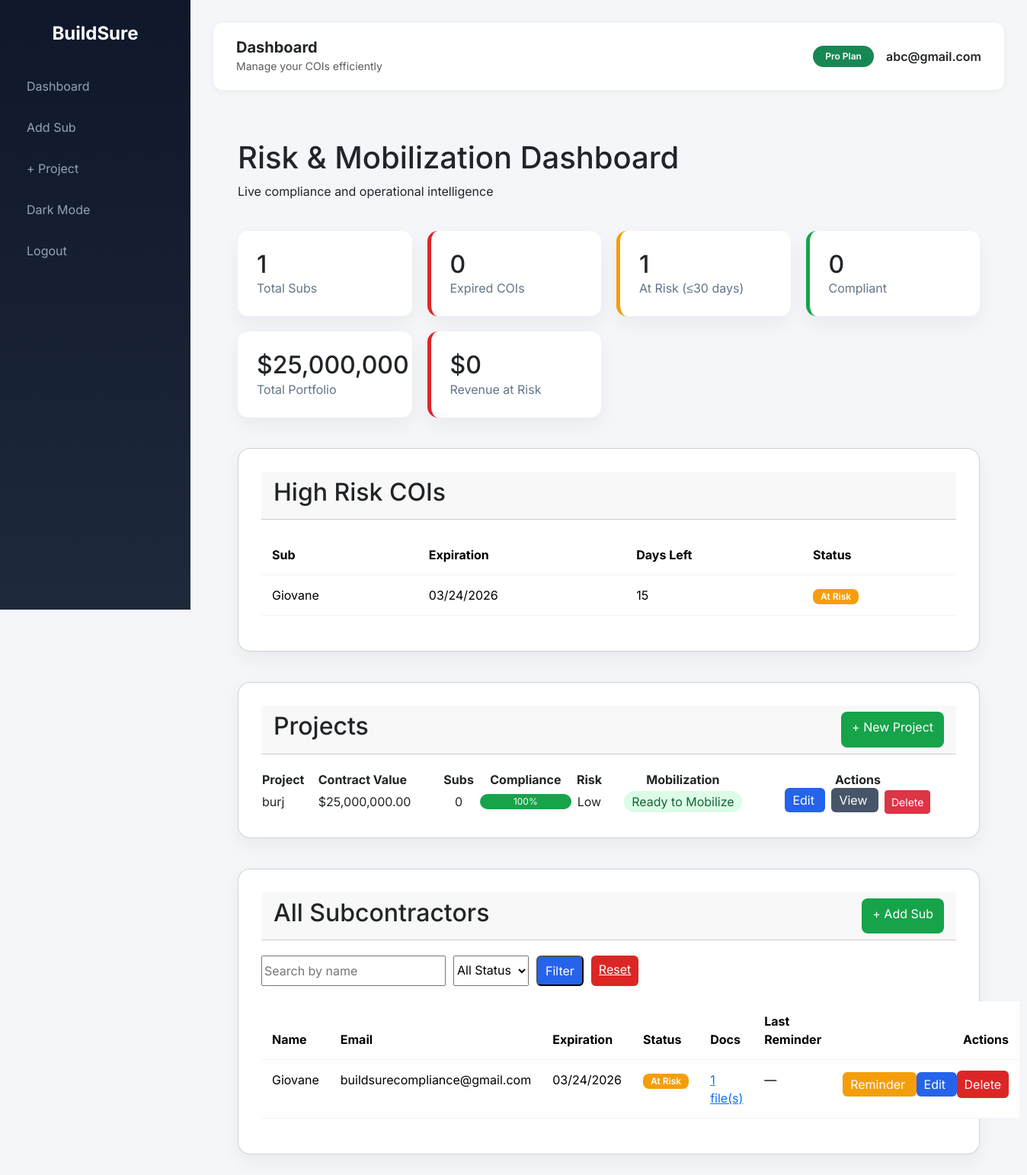
The page /dashboard (signed in) on the database its author committed.
### main.py (models this page shows, shortened)
class User(UserMixin, db.Model):
    __tablename__ = "user"
    id = db.Column(db.Integer, primary_key=True)
    email = db.Column(
        db.String(120),
        unique=True,
        index=True,
        nullable=False
    )
    password_hash = db.Column(db.String(200), nullable=False)
    paid = db.Column(db.Boolean, default=False)
    timezone = db.Column(db.String(50), default="US/Eastern")
    created_at = db.Column(
        db.DateTime,
        default=datetime.utcnow
    )
    projects = db.relationship(
        "Project",
        backref="owner",
        lazy=True,
        cascade="all, delete-orphan"
    )
    subs = db.relationship(
        "Subcontractor",
        backref="owner",
        lazy=True,
        cascade="all, delete-orphan"
    )

class Subcontractor(db.Model):
    __tablename__ = "subcontractor"
    id = db.Column(db.Integer, primary_key=True)
    user_id = db.Column(
        db.Integer,
        db.ForeignKey("user.id"),
        nullable=False,
        index=True
    )
    name = db.Column(
        db.String(150),
        nullable=False
    )
    email = db.Column(
        db.String(150),
        index=True
    )
    phone = db.Column(db.String(30))
    role = db.Column(db.String(100))
    timezone = db.Column(
        db.String(50),
        default="US/Eastern"
    )
    coi_expiration = db.Column(
        db.Date,
        index=True
    )
    last_reminder_sent = db.Column(db.DateTime)
    created_at = db.Column(
        db.DateTime,
        default=datetime.utcnow
    )
    documents = db.relationship(
        "Document",
        backref="sub",
        lazy="selectin",
        cascade="all, delete-orphan"
    )
    @property
    def days_left(self):
        if not self.coi_expiration:
            return None
        today = date.today()
        return (self.coi_expiration - today).days
    @property
    def computed_status(self):
        days = self.days_left
        if days is None:
            return "compliant"
        if days < 0:
            return "expired"
        if days <= 30:
            return "at_risk"
        return "compliant"

class Project(db.Model):
    __tablename__ = "project"
    id = db.Column(db.Integer, primary_key=True)
    name = db.Column(
        db.String(200),
        nullable=False
    )
    contract_value = db.Column(
        db.Float,
        default=0
    )
    user_id = db.Column(
        db.Integer,
        db.ForeignKey("user.id"),
        nullable=False,
        index=True
    )
    subs = db.relationship(
        "ProjectSubcontractor",
        backref="project",
        lazy="selectin"
    )
    documents = db.relationship(
        "Document",
        backref="project",
        lazy="selectin",
        cascade="all, delete-orphan"
    )
    @property
    def compliance_score(self):
        if not self.subs:
            return 100
    @property
    def risk_level(self):
        score = self.compliance_score
        if score == 100:
            return "Low"
        if score >= 70:
            return "Medium"
        return "High"
    @property
    def mobilization_status(self):
        statuses = []
        for ps in self.subs:
            sub = ps.subcontractor
            if not sub:
                continue
            statuses.append(sub.computed_status)
        if "expired" in statuses:
            return "Blocked"
        if "at_risk" in statuses:
            return "Pending Compliance"
        return "Ready to Mobilize"

### main.py (the view)
@app.route("/dashboard")
@login_required
def dashboard():
    status_filter = request.args.get("status")
    search = request.args.get("search", "").strip()
    query = Subcontractor.query.filter_by(
        user_id=current_user.id
    )
    if search:
        query = query.filter(
            Subcontractor.name.ilike(f"%{search}%")
        )
    subs = query.all()
    expired_count = 0
    at_risk_count = 0
    compliant_count = 0
    for sub in subs:
        status = sub.computed_status
        if status == "expired":
            expired_count += 1
        elif status == "at_risk":
            at_risk_count += 1
        else:
            compliant_count += 1
    if status_filter:
        subs = [
            s for s in subs
            if s.computed_status == status_filter
        ]
    def risk_priority(sub):
        status = sub.computed_status
        days_left = sub.days_left
        if status == "expired":
            return (-2, 0)
        if status == "at_risk":
            return (-1, days_left or 0)
        return (0, 999)
    top_risk = sorted(subs, key=risk_priority)
    projects = Project.query.filter_by(
        user_id=current_user.id
    ).all()
    total_portfolio = 0
    revenue_at_risk = 0
    for project in projects:
        contract_value = project.contract_value or 0
        total_portfolio += contract_value
        if project.mobilization_status != "Ready to Mobilize":
            revenue_at_risk += contract_value
    return render_template(
        "dashboard.html",
        subs=subs,
        top_risk=top_risk,
        projects=projects,
        expired_count=expired_count,
        at_risk_count=at_risk_count,
        compliant_count=compliant_count,
        total_portfolio=total_portfolio,
        revenue_at_risk=revenue_at_risk
    )

### main.py (called while the page is built)
@login_manager.user_loader
def load_user(user_id):
    if not user_id:
        return None
    try:
        return db.session.get(User, int(user_id))
    except (ValueError, TypeError):
        return None

### templates/dashboard.html (shortened to what this page needs)
{% extends "base.html" %}
{% block content %}
<div class="container">
<div class="top-bar">
<div>
<h1>Risk & Mobilization Dashboard</h1>
<p>Live compliance and operational intelligence</p>
</div>
</div>
<div class="kpi-grid">
<div class="kpi-card">
<h3>{{ subs|length }}</h3>
<span>Total Subs</span>
</div>
<div class="kpi-card danger">
<h3>{{ expired_count }}</h3>
<span>Expired COIs</span>
</div>
<div class="kpi-card warning">
<h3>{{ at_risk_count }}</h3>
<span>At Risk (≤30 days)</span>
</div>
<div class="kpi-card success">
<h3>{{ compliant_count }}</h3>
<span>Compliant</span>
</div>
<div class="kpi-card">
<h3>${{ "{:,.0f}".format(total_portfolio or 0) }}</h3>
<span>Total Portfolio</span>
</div>
<div class="kpi-card danger">
<h3>${{ "{:,.0f}".format(revenue_at_risk or 0) }}</h3>
<span>Revenue at Risk</span>
</div>
</div>
<div class="card">
<div class="card-header">
<h2>High Risk COIs</h2>
</div>
<table class="table">
<thead>
<tr>
<th>Sub</th>
<th>Expiration</th>
<th>Days Left</th>
<th>Status</th>
</tr>
</thead>
<tbody>
{% for sub in subs if sub.computed_status != "compliant" %}
<tr class="
{% if sub.computed_status == 'expired' %}row-danger
{% elif sub.computed_status == 'at_risk' %}row-warning
{% endif %}
">
<td>{{ sub.name }}</td>
<td>
{{ sub.coi_expiration.strftime("%m/%d/%Y") if sub.coi_expiration else "—" }}
</td>
<td>
{{ sub.days_left if sub.days_left is not none else "—" }}
</td>
<td>
{% if sub.computed_status == "expired" %} <span class="badge badge-danger">Expired</span>
{% elif sub.computed_status == "at_risk" %} <span class="badge badge-warning">At Risk</span>
{% endif %}
</td>
</tr>
{% endfor %}
</tbody>
</table>
</div>
<div class="card">
<div class="card-header">
<h2>Projects</h2>
<a href="{{ url_for('add_project') }}" class="btn-add">
+ New Project
</a>
</div>
<table class="styled-table">
<thead>
<tr>
<th>Project</th>
<th class="text-right">Contract Value</th>
<th class="text-center">Subs</th>
<th class="text-center">Compliance</th>
<th class="text-center">Risk</th>
<th class="text-center">Mobilization</th>
<th class="text-center">Actions</th>
</tr>
</thead>
<tbody>
{% for project in projects %}
<tr>
<td>{{ project.name }}</td>
<td class="text-right">
${{ "{:,.2f}".format(project.contract_value or 0) }}
</td>
<td class="text-center">
{{ project.subs|length }}
</td>
<td class="text-center">
<div class="progress">
<div class="progress-bar"
style="width:{{ project.compliance_score }}%">
{{ project.compliance_score }}%
</div>
</div>
</td>
<td class="text-center">
{% if project.risk_level == "Low" %}
<span class="risk-low">Low</span>
{% elif project.risk_level == "Medium" %}
<span class="risk-medium">Medium</span>
{% else %}
<span class="risk-high">High</span>
{% endif %}
</td>
<td class="text-center">
<span class="status-badge
{% if project.mobilization_status == 'Ready to Mobilize' %}
status-ready
{% elif project.mobilization_status == 'Pending Compliance' %}
status-pending
{% else %}
status-blocked
{% endif %}
">
{{ project.mobilization_status }}
</span>
</td>
<td class="actions-cell">
<a href="{{ url_for('edit_project', project_id=project.id) }}" class="btn-edit">
Edit
</a>
<a href="{{ url_for('view_project', project_id=project.id) }}" class="btn-view">
View
</a>
<form action="{{ url_for('delete_project', id=project.id) }}"
method="POST"
style="display:inline;">
<button class="btn btn-sm btn-danger"
onclick="return confirm('Delete this project?')">
Delete
</button>
</form>
</td>
</tr>
{% endfor %}
</tbody>
</table>
</div>
<div class="card">
<div class="card-header">
<h2>All Subcontractors</h2>
<a href="{{ url_for('add_sub') }}" class="btn-add">
+ Add Sub
</a>
</div>
<form method="GET" style="margin-bottom:20px; display:flex; gap:10px;">
<input type="text"
name="search"
placeholder="Search by name"
value="{{ request.args.get('search','') }}">
<select name="status">
<option value="">All Status</option>
</select>
<button type="submit" class="btn-edit">
Filter
</button>
<a href="{{ url_for('dashboard') }}" class="btn-delete">
Reset
</a>
</form>
<table class="table">
<thead>
<tr>
<th>Name</th>
<th>Email</th>
<th>Expiration</th>
<th>Status</th>
<th>Docs</th>
<th>Last Reminder</th>
<th style="text-align:right;">Actions</th>
</tr>
</thead>
<tbody>
{% for sub in subs %}
<tr class="
{% if sub.computed_status == 'expired' %}row-danger
{% elif sub.computed_status == 'at_risk' %}row-warning
{% endif %}
">
<td>{{ sub.name }}</td>
<td>{{ sub.email }}</td>
<td>
{{ sub.coi_expiration.strftime("%m/%d/%Y") if sub.coi_expiration else "—" }}
</td>
<td>
{% if sub.computed_status == "expired" %} <span class="badge badge-danger">Expired</span>
{% elif sub.computed_status == "at_risk" %} <span class="badge badge-warning">At Risk</span>
{% else %} <span class="badge badge-success">Compliant</span>
{% endif %}
</td>
<td>
{% if sub.documents %} <a href="{{ url_for('view_sub_documents', sub_id=sub.id) }}">
{{ sub.documents|length }} file(s) </a>
{% else %}
—
{% endif %}
</td>
<td>
{{ sub.last_reminder_sent.strftime("%m/%d/%Y %H:%M") if sub.last_reminder_sent else "—" }}
</td>
<td style="text-align:right; white-space:nowrap;">
<a href="{{ url_for('send_reminder', sub_id=sub.id) }}"
class="btn-warning">
Reminder </a>
<a href="{{ url_for('edit_sub', id=sub.id) }}"
class="btn-edit">
Edit </a>
<form method="POST"
action="{{ url_for('delete_sub', id=sub.id) }}"
style="display:inline;"
onsubmit="return confirm('Delete this subcontractor?');">
<button type="submit" class="btn-delete">
Delete
</button>
</form>
</td>
</tr>
{% endfor %}
</tbody>
</table>
</div>
</div>
{% endblock %}

### templates/base.html (shortened to what this page needs)
<!DOCTYPE html>
<html lang="en">
<head>
<link href="https://cdn.jsdelivr.net/npm/bootstrap@5.3.2/dist/css/bootstrap.min.css" rel="stylesheet">
</head>
<body>
{% if current_user.is_authenticated %}
<div class="sidebar">
<h4>BuildSure</h4>
<a href="{{ url_for('dashboard') }}">Dashboard</a> <a href="{{ url_for('add_sub') }}">Add Sub</a> <a href="{{ url_for('add_project') }}">+ Project</a>
<a href="#" id="toggleDark">Dark Mode</a>
<a href="{{ url_for('logout') }}">Logout</a>
</div>
{% endif %}
<div class="{% if current_user.is_authenticated %}main-content{% endif %}">
{% if current_user.is_authenticated %}
<div class="navbar-top d-flex justify-content-between align-items-center">
<div class="d-flex align-items-center gap-3">
<div>
<h5 class="mb-0 fw-bold">Dashboard</h5>
<small class="text-muted">Manage your COIs efficiently</small>
</div>
</div>
<div class="d-flex align-items-center gap-3">
<span class="badge bg-success rounded-pill px-3 py-2">
{{ "Pro Plan" if current_user.paid else "Free Plan" }}
</span>
<span class="fw-semibold">{{ current_user.email }}</span>
</div>
</div>
{% endif %}
<div class="position-fixed top-0 end-0 p-3" style="z-index:9999">
</div>
<div class="container-fluid">
{% block content %}{% endblock %}
</div>
</div>
</body>
</html>

### templates/base.html (style rules this page uses)
body { background-color:#f4f6f9; font-family:'Inter',sans-serif; transition:background-color .3s ease,color .3s ease; }
.sidebar { height:100vh; position:fixed; width:250px; background:linear-gradient(180deg,#0f172a,#1e293b); color:white; padding-top:30px; transition:transform .3s ease; }
.sidebar h4 { text-align:center; margin-bottom:30px; font-weight:700; }
.sidebar a { color:#94a3b8; text-decoration:none; display:block; padding:12px 20px; border-radius:10px; margin:6px 15px; transition:.2s ease; }
.main-content { margin-left:250px; padding:30px; transition:margin-left .3s ease; }
.navbar-top { background:white; padding:20px 30px; border-radius:12px; margin-bottom:25px; box-shadow:0 2px 10px rgba(0,0,0,0.05); transition:background .3s ease; }

### templates/dashboard.html (style rules this page uses)
.container { max-width:1400px; margin:auto; padding:40px 20px; }
.top-bar { margin-bottom:40px; }
.kpi-grid { display:grid; grid-template-columns:repeat(auto-fit,minmax(220px,1fr)); gap:20px; margin-bottom:40px; }
.kpi-card { background:white; padding:25px; border-radius:14px; box-shadow:0 10px 25px rgba(0,0,0,.05); }
.kpi-card h3 { margin:0; font-size:32px; }
.kpi-card span { color:#64748b; }
.kpi-card.danger { border-left:5px solid #dc2626; }
.kpi-card.warning { border-left:5px solid #f59e0b; }
.kpi-card.success { border-left:5px solid #16a34a; }
.card { background:white; padding:30px; border-radius:16px; box-shadow:0 10px 25px rgba(0,0,0,.05); margin-bottom:40px; }
.card-header { display:flex; justify-content:space-between; margin-bottom:20px; }
.table { width:100%; border-collapse:collapse; }
.table th,.table td { padding:14px; border-bottom:1px solid #f1f5f9; }
.badge { padding:4px 10px; border-radius:8px; font-size:12px; font-weight:600; }
.badge-warning { background:#f59e0b;color:white }
.row-warning { background:#fff8e6 }
.progress { background:#f1f5f9; border-radius:20px; height:20px; overflow:hidden; }
.progress-bar { background:#16a34a; height:100%; text-align:center; color:white; font-size:12px; }
.btn-add { background:#16a34a; color:white; padding:8px 14px; border-radius:8px; text-decoration:none; }
.btn-edit { background:#2563eb; color:white; padding:6px 10px; border-radius:6px; text-decoration:none; }
.btn-view { background:#475569; color:white; padding:6px 10px; border-radius:6px; text-decoration:none; }
.btn-warning { background:#f59e0b; color:white; padding:6px 10px; border-radius:6px; text-decoration:none; }
.btn-delete { background:#dc2626; color:white; padding:6px 10px; border:none; border-radius:6px; }
.status-ready { background:#dcfce7;color:#166534;padding:4px 10px;border-radius:20px }
.actions-cell { text-align:center; white-space:nowrap; }
.actions-cell a, .actions-cell button { margin:0 4px; }

### rows shown on the page
User: paid "Pro Plan", email "abc@gmail.com"
Subcontractor: name "Giovane", coi_expiration "03/24/2026", coi_expiration "15", shows "At Risk", email "buildsurecompliance@gmail.com", documents|length "1", last_reminder_sent "—"
Project: name "burj", contract_value "25,000,000.00", subs|length "0", compliance_score "100", mobilization_status "Ready to Mobilize"

### other values the page prints
{{ subs|length }} "1"
{{ expired_count }} "0"
{{ at_risk_count }} "1"
{{ compliant_count }} "0"
{{ "{:,.0f}".format(total_portfolio or 0) }} "25,000,000"
{{ "{:,.0f}".format(revenue_at_risk or 0) }} "0"
